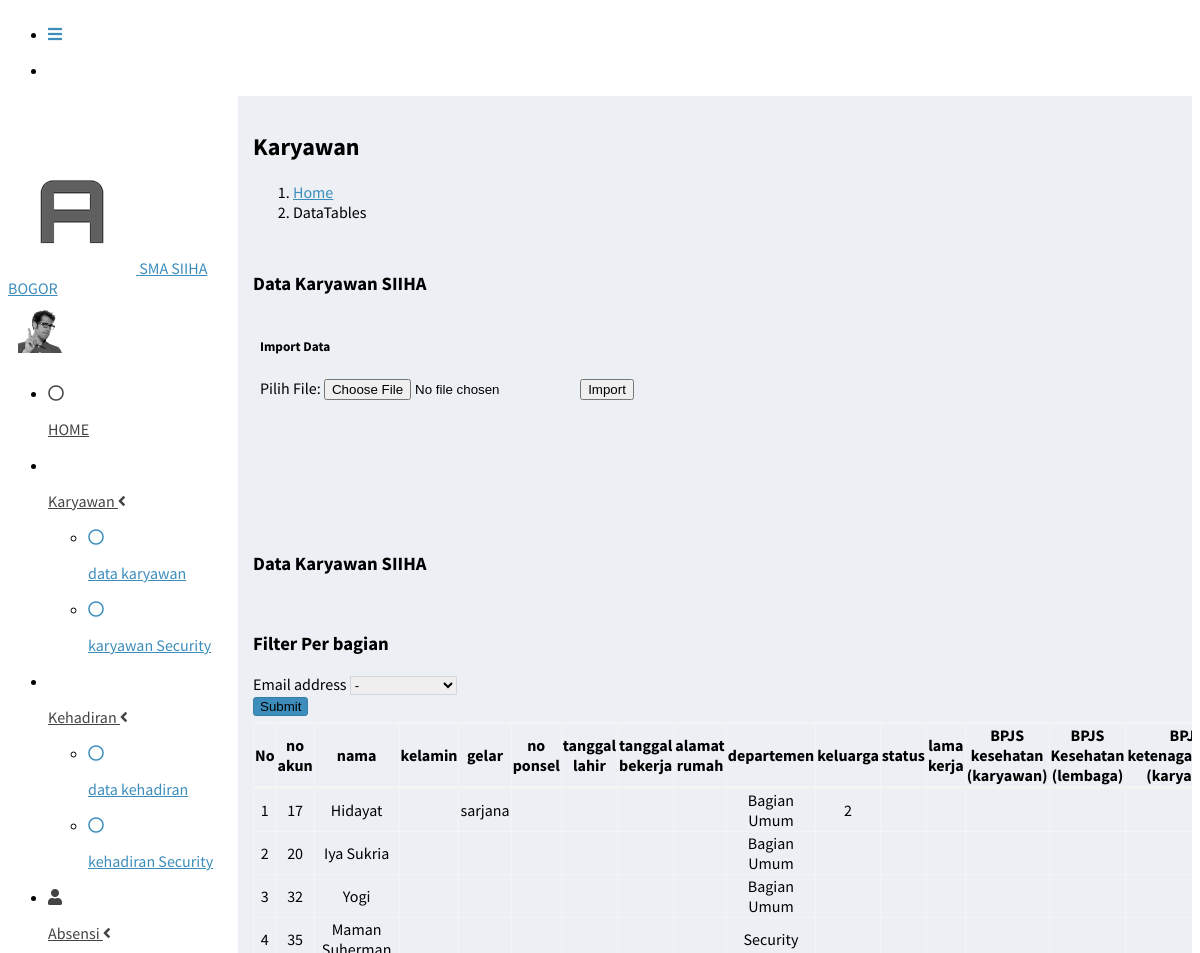
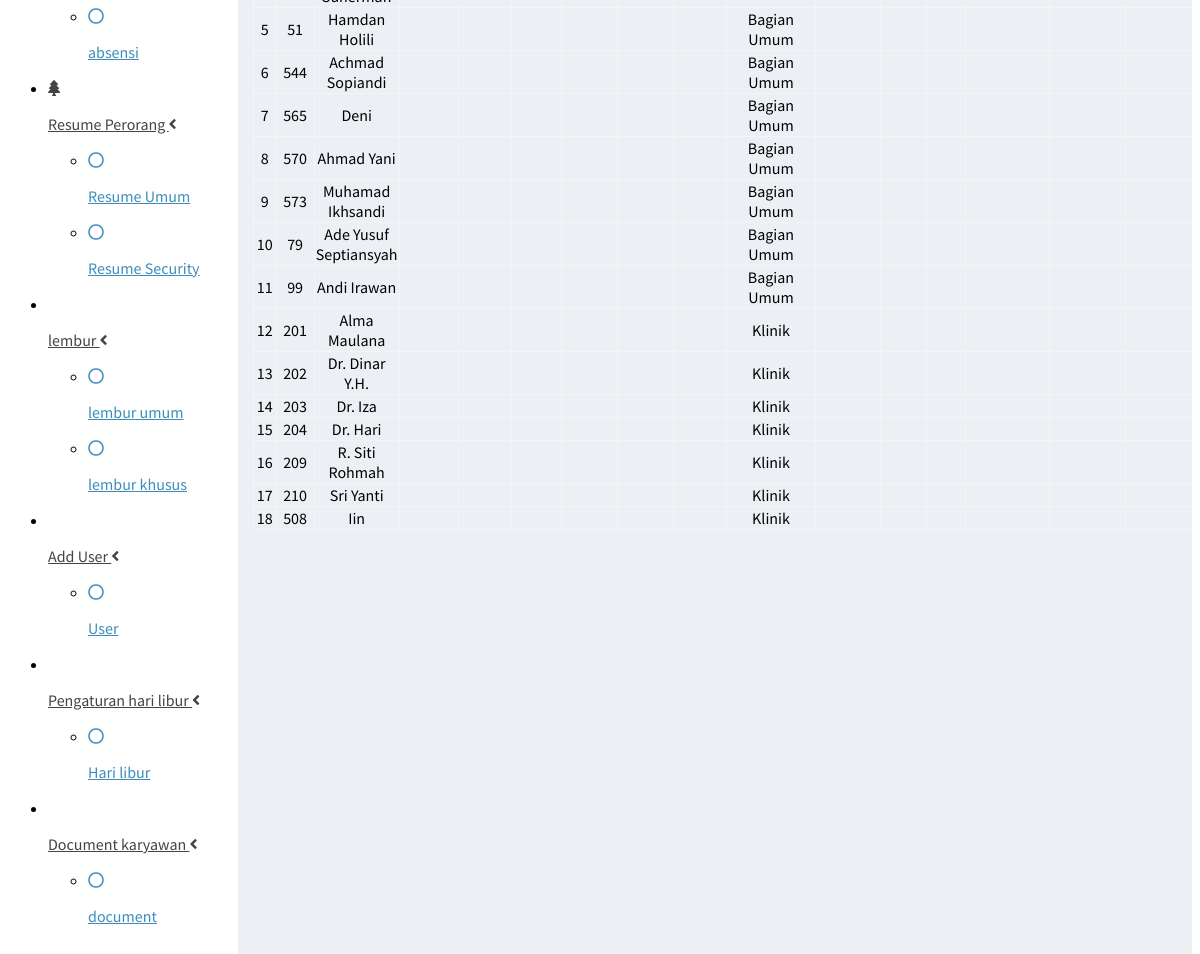
Page /karyawan.php on the committed database (2 pictures, top to bottom).
### tables this page shows
CREATE TABLE `karyawans` (
  `id` int(20) unsigned NOT NULL AUTO_INCREMENT,
  `noakun` int(11) DEFAULT NULL,
  `nama` varchar(191) NOT NULL,
  `kelamin` varchar(191) NOT NULL,
  `gelar` varchar(191) NOT NULL,
  `no_ponsel` varchar(191) NOT NULL,
  `tanggallahir` varchar(200) NOT NULL,
  `mulai_bekerja` varchar(200) NOT NULL,
  `alamat_rumah` varchar(191) NOT NULL,
  `departemen` varchar(191) DEFAULT NULL,
  `keluarga` int(11) DEFAULT NULL,
  PRIMARY KEY (`id`)
);

### karyawan.php (the view, shortened to what this page needs)
 <?php  include "halaman/admin/header.php";?>
<!DOCTYPE html>
<html>
<head>
 <link rel="stylesheet" type="text/css" href="themes/default/easyui.css"/>
        <link rel="stylesheet" type="text/css" href="themes/icon.css"/>
<link rel="stylesheet" href="//code.jquery.com/ui/1.12.0/themes/smoothness/jquery-ui.css">
  <link rel="stylesheet" href="asset/AdminLTE-3.0.2/plugins/sweetalert2-theme-bootstrap-4/bootstrap-4.min.css">
  <link rel="stylesheet" href="asset/AdminLTE-3.0.2/plugins/toastr/toastr.min.css">
</head>
<body class="hold-transition sidebar-mini">
<div class="wrapper">
 <?php  include "halaman/admin/content.php";?>
<?php
$view =isset($_GET['view']) ? $_GET['view'] :null;
switch ($view) {
default:
?>
  <div class="content-wrapper">
    <section class="content-header">
      <div class="container-fluid">
        <div class="row mb-2">
          <div class="col-sm-6">
            <h1>Karyawan</h1>
          </div>
          <div class="col-sm-6">
            <ol class="breadcrumb float-sm-right">
              <li class="breadcrumb-item"><a href="#">Home</a></li>
              <li class="breadcrumb-item active">DataTables</li>
            </ol>
          </div>
        </div>
      </div>
    </section>
  <section class="content">
      <div class="row">
        <div class="col-12">
            <div class="card card-primary">
            <div class="card-header">
              <h3 class="card-title">Data Karyawan SIIHA</h3>
            </div>
            <table >
              <tr>
                <td>
        </td>
        <td>
            <div class="col-6">
            <div class="card">
              <div class="card-header">
                <h5 class="card-title m-0">Import Data</h5>
              </div>
              <div class="card-body">
                 <div class="custom-file">
                <?php
              include 'koneksi/koneksi.php';
              ?>
              <form method="post" enctype="multipart/form-data" action="upload_aksi.php">
                Pilih File:
                <input name="filepegawai" type="file" required="required">
                <input name="upload" type="submit" value="Import">
              </form>
             </div>
           </div>
              </div>
          </div>
          </td>
          </tr>
          </table>
        </div>
      </div>
      </div>
    </section>
    <section class="content">
      <div class="row">
        <div class="col-12">
            <div class="card card-primary">
            <div class="card-header">
              <h3 class="card-title">Data Karyawan SIIHA</h3>
            </div>
          <br>
          <div class="card" style="width: 50%">
             <div class="col-md-6">
              <div class="card-header">
                <h3 class="card-title">Filter Per bagian</h3>
              </div>
  <form method="POST" action="">
                <div class="card-body">
                  <div class="form-group">
                    <label for="bagian">Email address</label>
                    <select name="bagian"  class="form-control-sm form-control">
                        <option value="" selected="selected">-</option>
                         </select>
                  </div>
                </div>
                <div class="card-footer">
                 <button id="search" name="search" class="btn btn-primary"  >Submit</button>
               </div>
              </form>
            </div>
            </div>
      <div class="col-12 table-responsive">
               <table id="example1" class="table table-bordered table-striped">
                <thead>
                <tr>
                 <th align='center'>No</th>
                    <th align='center'>no akun</th>
                    <th align='center'>nama</th>
                    <th align='center'>kelamin</th>
                    <th align='center'>gelar</th>
                    <th align='center'>no ponsel</th>
                    <th align='center'>tanggal lahir</th>
                    <th align='center'>tanggal bekerja</th>
                    <th align='center'>alamat rumah</th>
                    <th align='center'>departemen</th>
                    <th align='center'>keluarga</th>
                    <th align='center'>status</th>
                    <th align='center'>lama kerja</th>
                    <th align='center'>BPJS kesehatan (karyawan)</th>
                    <th align='center'>BPJS Kesehatan (lembaga)</th>
                    <th align='center'>BPJS ketenagakerjaan (karyawan)</th>
                </tr>
                </thead>
                <tbody>
<?php
if(isset($_POST['search'])){
$sql = mysqli_query($konek,"select * from karyawans where departemen = '$bagian'");
}else{
  $sql = mysqli_query($konek,"select * from karyawans");
}
$no=1;
$da = date('Y')+1;
function datediff($tgl1, $tgl2){
$tgl1 = strtotime($tgl1);
$tgl2 = strtotime($tgl2);
$diff_secs = abs($tgl1 - $tgl2);
$base_year = min(date("Y", $tgl1), date("Y", $tgl2));
$diff = mktime(0, 0, $diff_secs, 1, 1, $base_year);
return array( "years" => date("Y", $diff) - $base_year, "months_total" => (date("Y", $diff) - $base_year) * 12 + date("n", $diff) - 1, "months" => date("n", $diff) - 1, "days_total" => floor($diff_secs / (3600 * 24)), "days" => date("j", $diff) - 1, "hours_total" => floor($diff_secs / 3600), "hours" => date("G", $diff), "minutes_total" => floor($diff_secs / 60), "minutes" => (int) date("i", $diff), "seconds_total" => $diff_secs, "seconds" => (int) date("s", $diff) );
}
while($d= mysqli_fetch_array($sql)){
 $bulan=substr($d['mulai_bekerja'],-5,-3);
 $tanggal=substr($d['mulai_bekerja'],8,2);
$datee= ''."$da".'-'."$bulan".'-'."$tanggal".'';
$tgl1 = $d['mulai_bekerja'];
$tgl2 = date("Y/m/d/ h:m:s");
$a = datediff($tgl1, $tgl2);
if($d['status']=='KONTRAK'){
  $lama="$a[months] bulan ($datee)"  ;
}else if($d['status']=='TETAP'){
$lama =  $datee;
}else if($d['status']==''){
$lama = "";
}
echo
"<tr>
          <td width='40px' align='center'>$no</td>
          <td align='center'>$d[noakun]</td>
          <td align='center'>$d[nama]</td>
          <td align='center'>$d[kelamin]</td>
          <td align='center'>$d[gelar]</td>
          <td align='center'>$d[no_ponsel]</td>
          <td align='center'>$d[tanggallahir]</td>
          <td align='center'>$d[mulai_bekerja]</td>
          <td align='center'>$d[alamat_rumah]</td>
          <td align='center'>$d[departemen]</td>
          <td align='center'>$d[keluarga]</td>
          <td align='center'>$d[status]</td>
          <td align='center'>$lama  </td>
          <td align='center'>$d[bpjsKeslembaga]</td>
          <td align='center'>$d[bpjsKeskaryawan]</td>
          <td align='center'>$d[bpjsKetlembaga]</td>
          <td align='center'>$d[bpjsKetkaryawan]</td>
          <td width='2px'align='center'>
<a class='btn btn-warning btn-sm fas fa-pencil-alt' href='karyawan.php?view=edit&id=$d[id]'>edit</a></td>
<td width='2px' ><a class='btn btn-danger btn-sm fas fa-trash' href='aksi_karyawan.php?act=del&id=$d[id]'>hapus</a></td>
</tr>";
$no++;
}
?>
              </table>
            </div>
          </div>
        </div>
      </div>
    </section>
  </div>
  <?php
break;
?>
<?php
}
?>
</div>
 <?php  include "halaman/admin/footer.php";?>
</body>
</html>

### rows in the picture
karyawans: noakun "17", nama "Hidayat", gelar "sarjana", departemen "Bagian Umum", keluarga "2"
karyawans: noakun "20", nama "Iya Sukria", departemen "Bagian Umum"
karyawans: noakun "32", nama "Yogi", departemen "Bagian Umum"
karyawans: noakun "35", nama "Maman Suherman", departemen "Security"
karyawans: noakun "51", nama "Hamdan Holili", departemen "Bagian Umum"
karyawans: noakun "544", nama "Achmad Sopiandi", departemen "Bagian Umum"
karyawans: noakun "565", nama "Deni", departemen "Bagian Umum"
karyawans: noakun "570", nama "Ahmad Yani", departemen "Bagian Umum"
karyawans: noakun "573", nama "Muhamad Ikhsandi", departemen "Bagian Umum"
karyawans: noakun "79", nama "Ade Yusuf Septiansyah", departemen "Bagian Umum"
karyawans: noakun "99", nama "Andi Irawan", departemen "Bagian Umum"
karyawans: noakun "201", nama "Alma Maulana", departemen "Klinik"
karyawans: noakun "202", nama "Dr. Dinar Y.H.", departemen "Klinik"
karyawans: noakun "203", nama "Dr. Iza", departemen "Klinik"
karyawans: noakun "204", nama "Dr. Hari", departemen "Klinik"
karyawans: noakun "209", nama "R. Siti Rohmah", departemen "Klinik"
karyawans: noakun "210", nama "Sri Yanti", departemen "Klinik"
karyawans: noakun "508", nama "Iin", departemen "Klinik"
